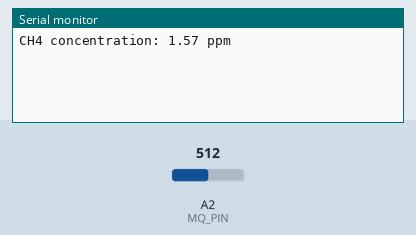
This sketch was run on a simulated Arduino Uno, built with avr-gcc and run on an emulated ATmega328P. On the bench: the last lines printed to the serial monitor. The inputs (shaded band) are chosen by the test bench; at power-on: A2 (MQ_PIN) = 512.

Above: at 13.7 s.
13.8 s: A2 (MQ_PIN) set to 1009
At 13.8 s:
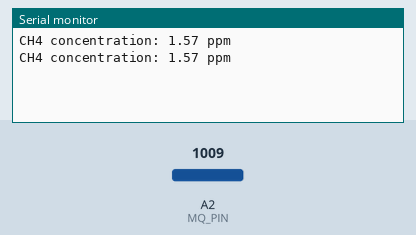
15.3 s: A2 (MQ_PIN) set to 1023
At 16.6 s:
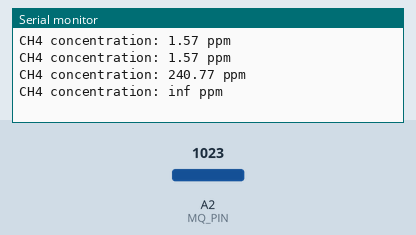

The sketch:

sketch_apr17a.ino
```cpp
/*
Measuring CH4 gas concentration in ppm using an MQ-4 gas sensor
with load resistance of 20K ohm and sensing resistance of 10K ohm-60K ohm
*/

const int MQ_PIN = A2; // analog pin for MQ-4 sensor output
const int RL_VALUE = 20000; // load resistance in ohms
const float RO_CLEAN_AIR_FACTOR = 9.83; // Ro factor for clean air
const float GAS_FACTOR = 1.16; // gas factor for methane

float Ro = 0; // initial Ro value
float Rs = 0; // resistance of the sensor in the presence of gas
float ppm = 0; // gas concentration in ppm

void setup() {
  Serial.begin(9600); // initialize serial communication
  delay(10000); // allow time for the sensor to heat up
  Ro = MQCalibration(); // calibrate the sensor for clean air
}

void loop() {
  Rs = MQRead(MQ_PIN); // read the sensor resistance
  ppm = MQGetGasPercentage(Rs/Ro, GAS_FACTOR); // calculate the gas concentration in ppm
  Serial.print("CH4 concentration: ");
  Serial.print(ppm);
  Serial.println(" ppm");
  delay(1000); // delay before taking next reading
}

float MQResistanceCalculation(int raw_adc) {
  return ((float)RL_VALUE*(1023-raw_adc)/raw_adc);
}

float MQCalibration() {
  int i;
  float val = 0;
  for (i=0;i<50;i++) { // take 50 samples for calibration
    val += MQResistanceCalculation(analogRead(MQ_PIN));
    delay(50);
  }
  val = val/50; // calculate average value
  return val/RO_CLEAN_AIR_FACTOR; // divide by Ro factor for clean air
}

float MQRead(int mq_pin) {
  int i;
  float rs=0;
  for (i=0;i<10;i++) { // take 10 samples for sensor resistance
    rs += MQResistanceCalculation(analogRead(mq_pin));
    delay(10);
  }
  rs = rs/10; // calculate average value
  return rs;
}

float MQGetGasPercentage(float rs_ro_ratio, float gas_factor) {
  return pow(10, (((log10(rs_ro_ratio)-gas_factor)/(-0.85)))); // calculate gas concentration in ppm
}
```

Measured:
- the behaviour switches between 1022 and 1023 on A2 (MQ_PIN) (found by bisection; images 1 and 2)
- after the input at 15.3 s, the serial monitor: prints a new line after 0.62 s (image 2)
